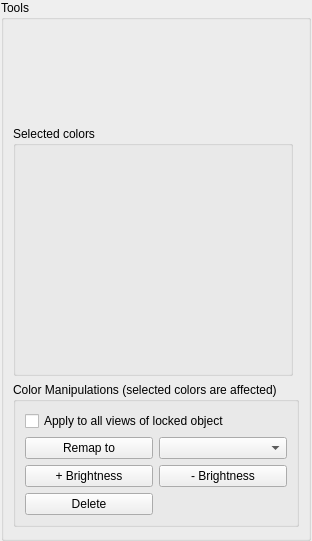
<?xml version="1.0" encoding="UTF-8"?>
<ui version="4.0">
 <class>Form</class>
 <widget class="QWidget" name="Form">
  <property name="geometry">
   <rect>
    <x>0</x>
    <y>0</y>
    <width>312</width>
    <height>541</height>
   </rect>
  </property>
  <property name="sizePolicy">
   <sizepolicy hsizetype="Minimum" vsizetype="Minimum">
    <horstretch>0</horstretch>
    <verstretch>0</verstretch>
   </sizepolicy>
  </property>
  <property name="minimumSize">
   <size>
    <width>312</width>
    <height>540</height>
   </size>
  </property>
  <property name="maximumSize">
   <size>
    <width>312</width>
    <height>541</height>
   </size>
  </property>
  <property name="windowTitle">
   <string>Form</string>
  </property>
  <layout class="QHBoxLayout" name="horizontalLayout_2" stretch="0">
   <property name="spacing">
    <number>0</number>
   </property>
   <property name="leftMargin">
    <number>0</number>
   </property>
   <property name="topMargin">
    <number>0</number>
   </property>
   <property name="rightMargin">
    <number>0</number>
   </property>
   <property name="bottomMargin">
    <number>0</number>
   </property>
   <item>
    <widget class="QGroupBox" name="groupBox_tools">
     <property name="sizePolicy">
      <sizepolicy hsizetype="Minimum" vsizetype="Minimum">
       <horstretch>0</horstretch>
       <verstretch>0</verstretch>
      </sizepolicy>
     </property>
     <property name="minimumSize">
      <size>
       <width>310</width>
       <height>0</height>
      </size>
     </property>
     <property name="maximumSize">
      <size>
       <width>310</width>
       <height>16777215</height>
      </size>
     </property>
     <property name="title">
      <string>Tools</string>
     </property>
     <layout class="QVBoxLayout" name="verticalLayout_4">
      <property name="topMargin">
       <number>0</number>
      </property>
      <item>
       <widget class="QWidget" name="widget_tool_box" native="true">
        <property name="sizePolicy">
         <sizepolicy hsizetype="Fixed" vsizetype="Fixed">
          <horstretch>0</horstretch>
          <verstretch>0</verstretch>
         </sizepolicy>
        </property>
        <property name="minimumSize">
         <size>
          <width>280</width>
          <height>100</height>
         </size>
        </property>
        <layout class="QHBoxLayout" name="horizontalLayout">
         <property name="leftMargin">
          <number>0</number>
         </property>
         <property name="topMargin">
          <number>0</number>
         </property>
         <property name="rightMargin">
          <number>0</number>
         </property>
         <property name="bottomMargin">
          <number>0</number>
         </property>
        </layout>
       </widget>
      </item>
      <item>
       <widget class="QGroupBox" name="groupBox_selectedColor">
        <property name="sizePolicy">
         <sizepolicy hsizetype="Fixed" vsizetype="Fixed">
          <horstretch>0</horstretch>
          <verstretch>0</verstretch>
         </sizepolicy>
        </property>
        <property name="minimumSize">
         <size>
          <width>280</width>
          <height>250</height>
         </size>
        </property>
        <property name="title">
         <string>Selected colors</string>
        </property>
        <property name="flat">
         <bool>true</bool>
        </property>
        <layout class="QVBoxLayout" name="verticalLayout_2">
         <property name="spacing">
          <number>3</number>
         </property>
         <property name="leftMargin">
          <number>0</number>
         </property>
         <property name="topMargin">
          <number>0</number>
         </property>
         <property name="rightMargin">
          <number>0</number>
         </property>
         <property name="bottomMargin">
          <number>0</number>
         </property>
        </layout>
       </widget>
      </item>
      <item>
       <widget class="QGroupBox" name="groupBox_Colormani">
        <property name="sizePolicy">
         <sizepolicy hsizetype="Preferred" vsizetype="Fixed">
          <horstretch>0</horstretch>
          <verstretch>0</verstretch>
         </sizepolicy>
        </property>
        <property name="title">
         <string>Color Manipulations (selected colors are affected)</string>
        </property>
        <property name="flat">
         <bool>true</bool>
        </property>
        <layout class="QGridLayout" name="gridLayout_2">
         <item row="0" column="0" colspan="2">
          <widget class="QCheckBox" name="checkBox_allViews">
           <property name="enabled">
            <bool>true</bool>
           </property>
           <property name="toolTip">
            <string>Actions are applied to all views of the object that is currently locked with the sprite.</string>
           </property>
           <property name="text">
            <string>Apply to all views of locked object</string>
           </property>
          </widget>
         </item>
         <item row="1" column="0">
          <widget class="QPushButton" name="pushButton_remapTo">
           <property name="layoutDirection">
            <enum>Qt::LeftToRight</enum>
           </property>
           <property name="text">
            <string>Remap to</string>
           </property>
          </widget>
         </item>
         <item row="1" column="1">
          <widget class="QComboBox" name="comboBox_remapToColor"/>
         </item>
         <item row="2" column="0">
          <widget class="QPushButton" name="pushButton_incrBrightness">
           <property name="text">
            <string>+ Brightness</string>
           </property>
          </widget>
         </item>
         <item row="2" column="1">
          <widget class="QPushButton" name="pushButton_decrBrightness">
           <property name="text">
            <string>- Brightness</string>
           </property>
          </widget>
         </item>
         <item row="3" column="0">
          <widget class="QPushButton" name="pushButton_deleteColor">
           <property name="text">
            <string>Delete</string>
           </property>
          </widget>
         </item>
        </layout>
       </widget>
      </item>
     </layout>
    </widget>
   </item>
  </layout>
 </widget>
 <resources/>
 <connections/>
</ui>
